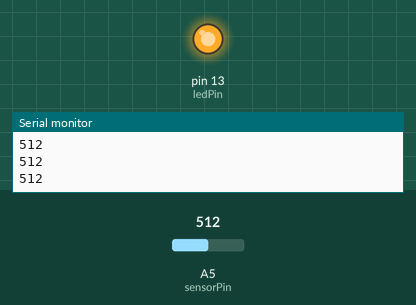
The sketch below on a simulated Arduino Uno, built with avr-gcc and run on an emulated ATmega328P. Parts: output pins drawn as LEDs (lit = HIGH), the last lines printed to the serial monitor. The test bench sets the inputs (shaded band); at power-on: A5 (sensorPin) = 512.

Above: at 1.2 s.
1.3 s: A5 (sensorPin) set to 483
At 1.7 s:
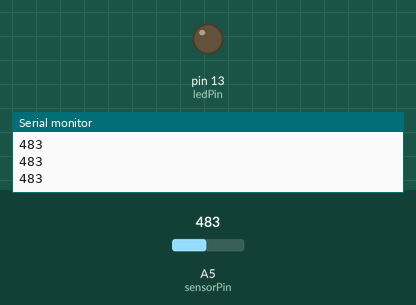
2.8 s: A5 (sensorPin) set to 509
At 4.0 s:
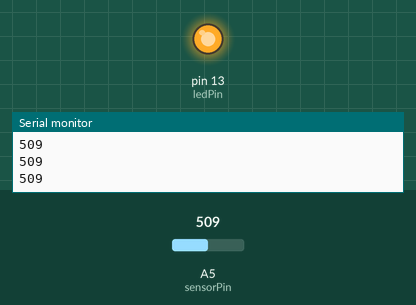
4.3 s: A5 (sensorPin) set to 490
At 5.2 s:
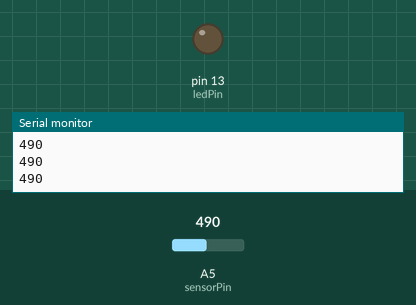
Timing chart, 0 to 7.3 s (numbered marks = the images above; inputs shaded):
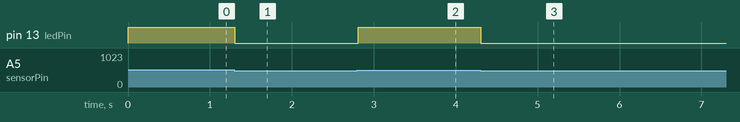

Measured:
- the behaviour switches between 499 and 498 on A5 (sensorPin) (found by bisection; images 0 and 1)
- after the input at 1.3 s, pin 13 (ledPin): HIGH → LOW at once
- after the input at 2.8 s, pin 13 (ledPin): LOW → HIGH at once
- after the input at 4.3 s, pin 13 (ledPin): HIGH → LOW at once

The sketch:

Photocell.ino
```cpp
int sensorPin = A5; // select the input pin for the potentiometer
int ledPin = 13; // select the pin for the LED
int sensorValue = 0; // variable to store the value coming from the sensor

/*IRrecv irrecv(RECV_PIN);

decode_results results;

*/
void setup() {
  /*pinMode(RECV_PIN, INPUT);
  Serial.begin(9600);
  irrecv.enableIRIn(); // Start the receiver*/
  pinMode(ledPin, OUTPUT);
  Serial.begin(9600);
}
void loop() {
  sensorValue = analogRead(sensorPin);
  //digitalWrite(ledPin, HIGH);
  //delay(sensorValue);
  //digitalWrite(ledPin, LOW);
 // delay(sensorValue);
  Serial.println(sensorValue, DEC);


  if (sensorValue > 500)
  {
    digitalWrite(ledPin,HIGH) ;
  }

  else if (sensorValue < 499)
  {
    digitalWrite(ledPin, LOW);
  }


  /*if (irrecv.decode(&results)) {
Serial.println(results.value, HEX);

if (results.value == 0xA32AB931){

  digitalWrite(ledPin,LOW);
  Serial.println("Inside if");

}

else if (results.value == 0x371A3C86) {

  digitalWrite(ledPin,HIGH);
  Serial.println("elif");

}

irrecv.resume(); // Receive the next value
}*/
}
```
